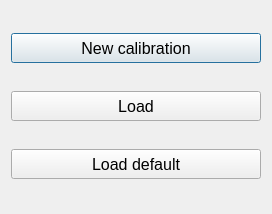
<?xml version="1.0" encoding="UTF-8"?>
<ui version="4.0">
 <class>CameraCalibDialog</class>
 <widget class="QDialog" name="CameraCalibDialog">
  <property name="geometry">
   <rect>
    <x>0</x>
    <y>0</y>
    <width>272</width>
    <height>214</height>
   </rect>
  </property>
  <property name="sizePolicy">
   <sizepolicy hsizetype="Fixed" vsizetype="Fixed">
    <horstretch>0</horstretch>
    <verstretch>0</verstretch>
   </sizepolicy>
  </property>
  <property name="minimumSize">
   <size>
    <width>0</width>
    <height>0</height>
   </size>
  </property>
  <property name="font">
   <font>
    <pointsize>12</pointsize>
   </font>
  </property>
  <property name="windowTitle">
   <string>Camera Calibration Dialog</string>
  </property>
  <layout class="QVBoxLayout" name="verticalLayout">
   <item>
    <widget class="QPushButton" name="pushButton_newCalib">
     <property name="sizePolicy">
      <sizepolicy hsizetype="Expanding" vsizetype="Fixed">
       <horstretch>0</horstretch>
       <verstretch>0</verstretch>
      </sizepolicy>
     </property>
     <property name="minimumSize">
      <size>
       <width>0</width>
       <height>30</height>
      </size>
     </property>
     <property name="text">
      <string>New calibration</string>
     </property>
    </widget>
   </item>
   <item>
    <widget class="QPushButton" name="pushButton_load">
     <property name="sizePolicy">
      <sizepolicy hsizetype="Expanding" vsizetype="Fixed">
       <horstretch>0</horstretch>
       <verstretch>0</verstretch>
      </sizepolicy>
     </property>
     <property name="minimumSize">
      <size>
       <width>0</width>
       <height>30</height>
      </size>
     </property>
     <property name="text">
      <string>Load</string>
     </property>
    </widget>
   </item>
   <item>
    <widget class="QPushButton" name="pushButton_loadDefault">
     <property name="sizePolicy">
      <sizepolicy hsizetype="Expanding" vsizetype="Fixed">
       <horstretch>0</horstretch>
       <verstretch>0</verstretch>
      </sizepolicy>
     </property>
     <property name="minimumSize">
      <size>
       <width>0</width>
       <height>30</height>
      </size>
     </property>
     <property name="text">
      <string>Load default</string>
     </property>
    </widget>
   </item>
  </layout>
 </widget>
 <resources/>
 <connections/>
</ui>
